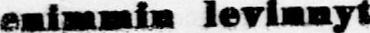
#> input picture pyAlignementOCR/improc/hw.jpg, 370 x 33 px
$ python modif_func.py   (older library calls are emulated)
#> lines starting #> are read from the running program, lines starting #| are printed output that depends on the picture
import numpy as np
import matplotlib
matplotlib.use('Qt5Agg')
import matplotlib.pyplot as plt
from PIL import Image


def lissage(intensite, N):
    """Fonction calculant la distance entre la colonne de pixels et le
    caractere courant.
    :param intensite : le vecteur des intesites sur la colonne
    :param N : parametre de reglage
    :return : sortielisse
        sortielisse : fonction apres le lissage
    """
    iintensite = intensite.reshape(-1, 1)
    fenetre = np.ones((N, 1))
    longeur, hauteur = iintensite.shape[0], iintensite.shape[1]
    sortie = np.zeros((longeur, 1))
    debut = intensite[0:np.floor(N/2).astype(np.int)]
    fin = intensite[N-np.floor(N/2).astype(np.int)+1:N]
    # to be seen
    if N > 3:
        debut = np.flip(debut)
        fin = np.flip(fin)
    entree = np.concatenate((debut, intensite, fin))
    # to be seen
    M = N - 1
    for j in range(0, longeur-1):
        sortie[j] = np.dot(entree[j:j+M+1], fenetre)
    sortie = sortie/N
    return sortie


# TEST DE MODULE
if __name__ == "__main__":
    # test lissage
    img = Image.open('hw.jpg').convert('L')
    hauteur, largeur = img.size
#> hauteur = 370; largeur = 33
    cimgarray = np.asarray(img, dtype='uint8')
    intensite = np.sum(cimgarray, axis=0)
#> intensite = 370 values, max 7915 at index 184, min 1421 at index 141, mean 4264.6
    srt = lissage(intensite, 3)
#> in lissage, `iintensite = intensite.reshape(-1, 1)`: iintensite has the same summary as intensite outside lissage
#> in lissage, `debut = intensite[0:np.floor(N/2).astype(np.int)]`: debut = [6603]
#> in lissage, `fin = intensite[N-np.floor(N/2).astype(np.int)+1:N]`: fin = empty array
#> in lissage, `entree = np.concatenate((debut, intensite, fin))`: entree = 371 values, max 7915 at index 185, min 1421 at index 142, mean 4270.9
#> after the loop in lissage, `for j in range(0, longeur-1):`: sortie = 370 values, max 23698 at index 183, min 0 at index 369, mean 12757.2
#> in lissage, `sortie = sortie/N`: sortie = 370 values, max 7899.3 at index 183, min 0 at index 369, mean 4252.4
#> srt has the same summary as sortie in lissage
    print(srt)
#> (printed output is left out)
    plt.subplot(211)
    plt.plot(intensite)
    plt.subplot(212)
    plt.plot(srt, color='red')
    plt.show()
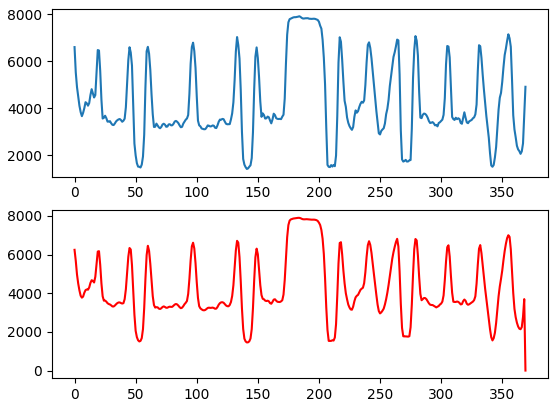
#> figure drawn by matplotlib, 2 panels; panel 1: curve peaks at x = 184, y = 7915; panel 2: curve peaks at x = 183, y = 7899.3
